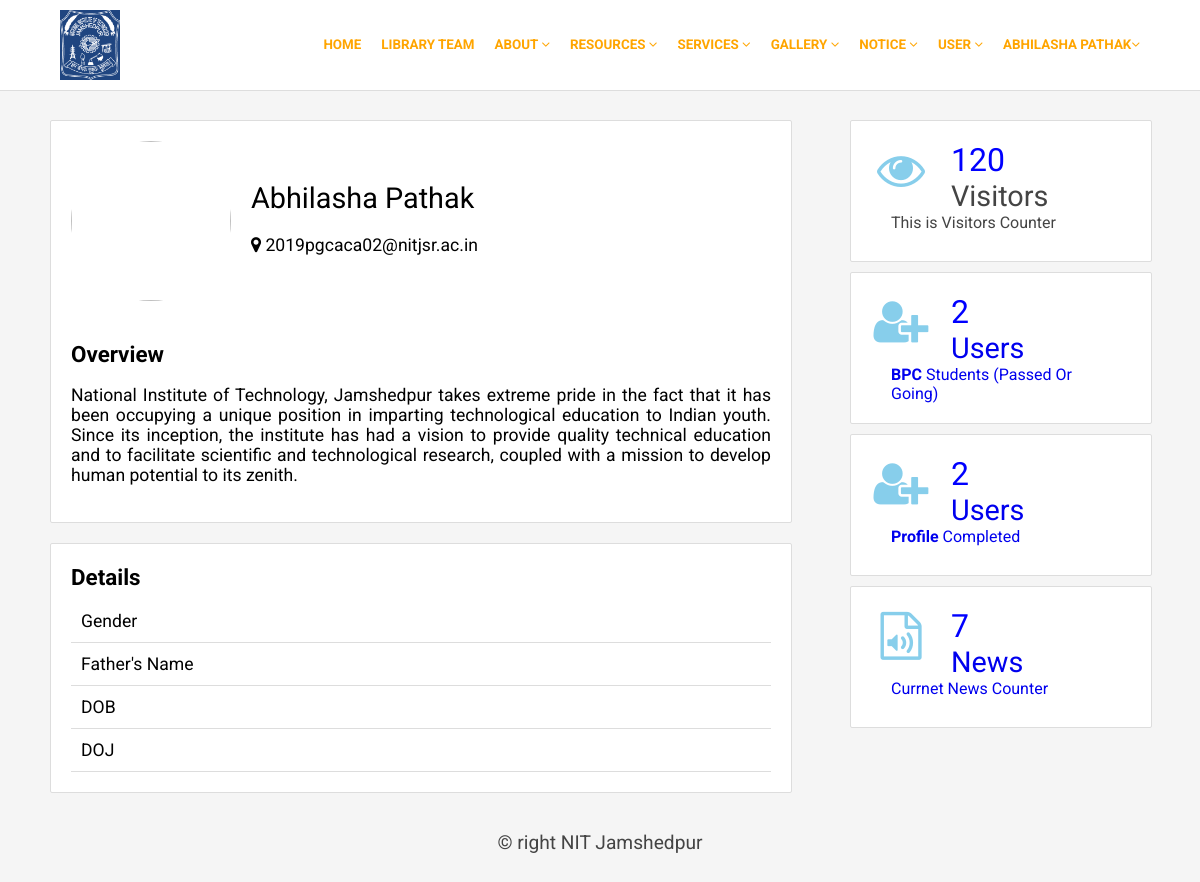
Screenshot of /home.php (signed in) with the database file from the repository.
### tables this page shows
CREATE TABLE `registration` (
  `UserId` int(255) NOT NULL,
  `Name` varchar(255) NOT NULL,
  `Email` varchar(255) NOT NULL,
  `MobileNo` varchar(10) NOT NULL,
  `Gender` varchar(10) NOT NULL,
  `Password` varchar(255) NOT NULL,
  `Confirmpassword` varchar(255) NOT NULL,
  `Type` varchar(255) NOT NULL,
  `Branch` varchar(255) NOT NULL,
  `Regno` varchar(20) DEFAULT NULL,
  `image` varchar(250) NOT NULL
);

CREATE TABLE `visiter` (
  `vid` varchar(10) NOT NULL,
  `vcount` int(11) NOT NULL
);

### home.php (the view, shortened to what this page needs)
<?php
$sesuser=$_SESSION['sesuser'];
include('comman/connect.php');
$sql="select * from registration where email='$sesuser'";
$result = mysqli_query($con,$sql);
$data=mysqli_fetch_array($result);
?>
<!DOCTYPE html>
<html>
<head>
	<link rel="stylesheet" type="text/css" href="css/style1.css">
	<link rel="stylesheet" type="text/css" href="css/font-awesome.css">
	<link rel="stylesheet" href="https://cdnjs.cloudflare.com/ajax/libs/font-awesome/4.7.0/css/font-awesome.min.css">
</head>
<body>
<?php include('comman/menu.php');?>
<div class="main">
	<div class="profile">
		<div class="profilebox">
			<div class="pic">
				<img src="images/">
			</div>
			<div class="name"><?php echo $data['Name'];?></div>
			<div class="address"><i class="fa fa-map-marker"></i> <?php echo $data['Email'];?></div>
		</div>
		<div class="overview">
			<span>Overview</span>
			<p>
				National Institute of Technology, Jamshedpur takes extreme pride in the fact that it has been occupying a unique position in imparting technological education to Indian youth. Since its inception, the institute has had a vision to provide quality technical education and to facilitate scientific and technological research, coupled with a mission to develop human potential to its zenith.
			</p>
		</div>
	</div>
	<div class="container">
		<div class="box">
			<div class="one"><i class="fa fa-eye"> </i></div>
			<div class="two">
				<?php
                    $v="select * from visiter";
                    $vv=mysqli_fetch_array(mysqli_query($con,$v));
                    echo $vv['vcount'];
                ?>
			</div>
			<div class="three">Visitors</div>
			<div class="four">This is Visitors Counter</div>
		</div>
		<div class="box">
			<a href="subscribeshow.php">
			<div class="one"><i class="fa fa-user-plus"></i></div>
			<div class="two">
				<?php
                   $u=$con->query("select * from registration");
                   echo $uu=mysqli_num_rows($u);
                ?>
			</div>
			<div class="three">Users</div>
			<div class="four"><b>BPC</b> Students (Passed Or Going)</div>
			</a>
		</div>
		<div class="box">
			<a href="subscribeshow_yes.php">
			<div class="one"><i class="fa fa-user-plus"></i></div>
			<div class="two">
				<?php
                   $u=$con->query("select * from registration ");
                   echo $uu=mysqli_num_rows($u);
                ?>
			</div>
			<div class="three">Users</div>
			<div class="four"><b>Profile</b> Completed</div>
			</a>
		</div>
		<div class="box">
			<a href="news.php">
			<div class="one"><i class="fa fa-file-audio-o"></i></div>
			<div class="two">
				<?php
                   $n=$con->query("select * from news");
                   echo $ns=mysqli_num_rows($n);
                ?>
			</div>
			<div class="three">News</div>
			<div class="four">Currnet News Counter</div>
			</a>
		</div>
	</div>
	<div class="profile" style="margin-top: 20px;">
		<span>Details</span>
		<table class="table">
			<tr>
				<td width="250">Gender</td>
			</tr>
			<tr>
				<td>Father's Name</td>
			</tr>
			<tr>
				<td>DOB</td>
			</tr>
			<tr>
				<td>DOJ</td>
			</tr>
		</table>
	</div>
</div>
<?php include('comman/footer.php');?>
</body>
</html>

### comman/menu.php (shortened to what this page needs)
<div class="top">
	<div class="topmain">
		<div class="logo">
			<img src="image/logo.png" height="70" width="60" style="background-color: #1f4580; margin: 10px;">
		</div>
		<div class="menu" style="font-size:0.837rem;font-weight:bold;">
			<ul>
				<li><a href=""><?php echo $data['Name'];?><i class="fa fa-angle-down"></i></a>
				</li>
				<li><a href="">User <i class="fa fa-angle-down"></i></a>
				</li>
				<li><a href="">Notice <i class="fa fa-angle-down"></i></a>
				</li>
				<li><a href="">Gallery <i class="fa fa-angle-down"></i></a>
				</li>
				<li><a href="">Services <i class="fa fa-angle-down"></i></a>
				</li>
				<li><a href="">Resources <i class="fa fa-angle-down"></i></a>
				</li>
				<li><a href="#">About <i class="fa fa-angle-down"></i></a>
				</li>
				<li><a href="libcom.php">Library Team </a></li>
				<li><a href="home.php">Home</a></li>
			</ul>
		</div>
	</div>
</div>

### css/style1.css (style rules this page uses)
body { margin: 0px; padding: 0px; background: #f5f5f5; font-family: 'Roboto', sans-serif; }
.top { width: 100%; height: 90px; background: #FFF; border-bottom: 1px solid #ddd; position: fixed; z-index: 10000; }
.topmain { width: 1100px; height: 100%; margin: auto; }
.logo { width: 200px; height: 100%; float: left; }
.menu { width: 850px; height: 50px; float: right; margin-top: 25px; }
.menu ul { list-style: none; margin: 0px; padding: 0px; }
.menu li { float:right; }
.menu li a { padding: 0px 10px 0px 10px; height: 40px; line-height: 40px; display: block; color: orange; text-decoration: none; text-transform: uppercase; font-size: 1em; }
.main { width: 1100px; min-height: 100px; border-radius: 2px; margin: auto; top: 120px; position: relative; }
.profile { width: 700px; min-height: 200px; background: #FFF; float: left; padding: 20px; border-radius: 2px; border: 1px solid #ddd; }
.table { width: 100%; font-size: 1.1em; border-bottom: 1px solid #ddd; border-collapse: collapse; }
.table td { border-bottom: 1px solid #ddd; border-collapse: collapse; padding-left: 10px; height: 40px; }
.profilebox { width: 100%; height: 200px; }
.pic { width: 160px; height: 160px; border-radius: 100%; float: left; }
.pic img { width: 160px; height: 160px; border-radius: 100%; }
.name { width: 500px; font-size: 1.8em; padding: 20px 0px 20px 20px; margin-top: 20px; float: left; text-transform: capitalize; }
.address { width: 500px; font-size: 1.1em; padding: 0px 0px 0px 20px; float: left; }
span { font-size: 1.4em; font-weight:bold; margin-bottom: 10px; display: block; }
p { font-size: 1.1em; text-align: justify; }
.container { width: 300px; min-height: 400px; float: right; }
.box { width: 260px; min-height: 100px; background: #FFF; padding: 20px; border-radius: 2px; margin-bottom: 10px; color: #444; border: 1px solid #ddd; }
.one { width: 60px; height: 70px; text-align: center; line-height: 60px; color: skyblue; font-size: 3em; float: left; }
.two { width: 160px; float: left; font-size: 2em; padding-left: 20px; color: blue; }
.three { width: 160px; padding-left: 20px; float: left; font-size: 1.8em; }
.four { width: 220px; padding-left: 20px; float: left; font-size: 1em; }

### rows the page displays
registration: Name "ABHILASHA PATHAK", Name "Abhilasha Pathak", Email "2019pgcaca02@nitjsr.ac.in"
visiter: vcount "120"

### other values shown
$uu=mysqli_num_rows($u) "2"
$ns=mysqli_num_rows($n) "7"
